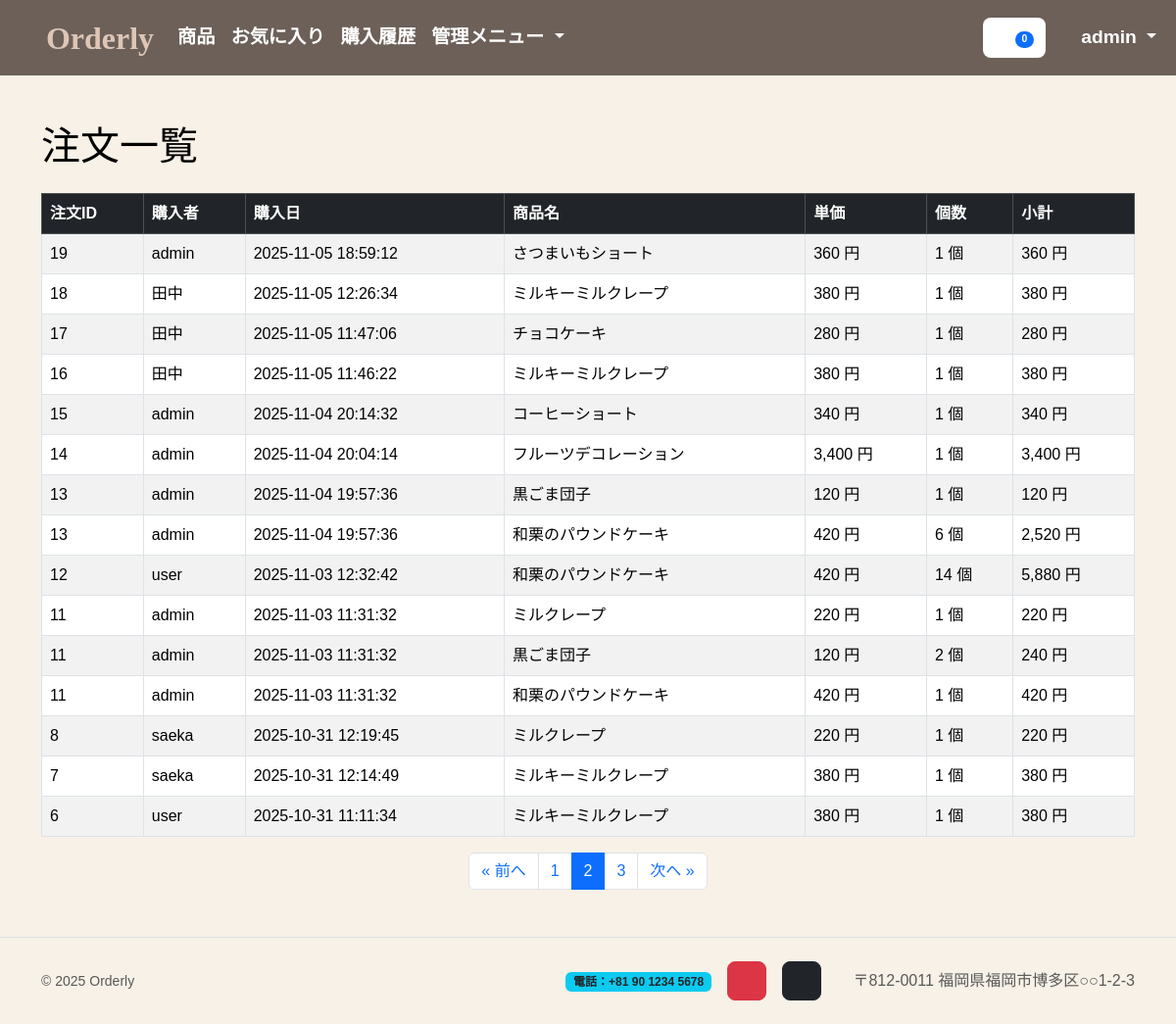
/orders-details.php?page=2 (signed in), run on the app's committed database.
### tables this page shows
CREATE TABLE `purchase` (
    `id` int NOT NULL,
    `customer_id` int NOT NULL,
    `created_at` datetime NOT NULL DEFAULT CURRENT_TIMESTAMP
);

CREATE TABLE `customer` (
    `id` int NOT NULL,
    `name` varchar(100) NOT NULL,
    `address` varchar(200) NOT NULL,
    `login` varchar(100) NOT NULL,
    `role` varchar(20) NOT NULL DEFAULT 'user',
    `password` varchar(255) NOT NULL,
    `created_at` datetime NOT NULL DEFAULT CURRENT_TIMESTAMP
);

CREATE TABLE `product` (
    `id` int NOT NULL,
    `name` varchar(100) NOT NULL,
    `category` varchar(50) NOT NULL DEFAULT 'その他',
    `price` int NOT NULL,
    `image_url` varchar(255) DEFAULT NULL,
    `description` text,
    `is_recommended` tinyint(1) NOT NULL DEFAULT '0',
    `created_at` datetime NOT NULL DEFAULT CURRENT_TIMESTAMP,
    `updated_at` datetime NOT NULL DEFAULT CURRENT_TIMESTAMP ON UPDATE CURRENT_TIMESTAMP
);

CREATE TABLE `purchase_detail` (
    `purchase_id` int NOT NULL,
    `product_id` int NOT NULL,
    `count` int NOT NULL
);

### orders-details.php (the view, shortened to what this page needs)
<?php
require_once 'header.php';
$pdo = db();
$perPage = 15;
$page = isset($_GET['page']) ? max(1, (int)$_GET['page']) : 1;
$offset = ($page - 1) * $perPage;
$sqlCount = "
SELECT COUNT(*)
FROM purchase pu
JOIN purchase_detail pd ON pu.id = pd.purchase_id
";
$totalRows = (int)$pdo->query($sqlCount)->fetchColumn();
$totalPages = max(1, (int)ceil($totalRows / $perPage));
$sql = "
SELECT
    pu.id AS purchase_id,
    pu.created_at,
    c.name AS customer_name,
    p.name AS product_name,
    p.price,
    pd.count,
    (p.price * pd.count) AS subtotal
FROM purchase pu
JOIN customer c ON pu.customer_id = c.id
JOIN purchase_detail pd ON pu.id = pd.purchase_id
JOIN product p ON pd.product_id = p.id
ORDER BY pu.created_at DESC, pu.id DESC
LIMIT :limit OFFSET :offset
";
$st = $pdo->prepare($sql);
$st->bindValue(':limit', $perPage, PDO::PARAM_INT);
$st->bindValue(':offset', $offset, PDO::PARAM_INT);
$st->execute();
$orders = $st->fetchAll();
?>
<div class="container mt-5">
    <h1 class="mb-4">注文一覧</h1>
    <table class="table table-bordered table-striped">
        <thead class="table-dark">
            <tr>
                <th>注文ID</th>
                <th>購入者</th>
                <th>購入日</th>
                <th>商品名</th>
                <th>単価</th>
                <th>個数</th>
                <th>小計</th>
            </tr>
        </thead>
        <tbody>
            <?php foreach ($orders as $o): ?>
                <tr>
                    <td><?= htmlspecialchars($o['purchase_id']) ?></td>
                    <td><?= htmlspecialchars($o['customer_name']) ?></td>
                    <td><?= htmlspecialchars($o['created_at']) ?></td>
                    <td><?= htmlspecialchars($o['product_name']) ?></td>
                    <td><?= number_format($o['price']) ?> 円</td>
                    <td><?= number_format($o['count']) ?> 個</td>
                    <td><?= number_format($o['subtotal']) ?> 円</td>
                </tr>
            <?php endforeach; ?>
        </tbody>
    </table>
    <nav class="mt-3">
        <ul class="pagination justify-content-center">
            <li class="page-item <?= $page <= 1 ? 'disabled' : '' ?>">
                <a class="page-link" href="?page=<?= $page - 1 ?>">« 前へ</a>
            </li>
            <?php for ($i = 1; $i <= $totalPages; $i++): ?>
                <li class="page-item <?= $i == $page ? 'active' : '' ?>">
                    <a class="page-link" href="?page=<?= $i ?>"><?= $i ?></a>
                </li>
            <?php endfor; ?>
            <li class="page-item <?= $page >= $totalPages ? 'disabled' : '' ?>">
                <a class="page-link" href="?page=<?= $page + 1 ?>">次へ »</a>
            </li>
        </ul>
    </nav>
</div>
<?php require_once 'footer.php'; ?>

### header.php (style rules this page uses)
body { margin: 0; padding: 0; font-family: 'Noto Sans JP', sans-serif; background-color: #F8F1E7; color: #000000ff; }
a { color: inherit; text-decoration: none; }

### data on the page
purchase: id "19", customer.name "admin", created_at "2025-11-05 18:59:12", product.name "さつまいもショート", product.price "360", purchase_detail.count "1", subtotal "360"
purchase: id "18", customer.name "田中", created_at "2025-11-05 12:26:34", product.name "ミルキーミルクレープ", product.price "380", purchase_detail.count "1", subtotal "380"
purchase: id "17", customer.name "田中", created_at "2025-11-05 11:47:06", product.name "チョコケーキ", product.price "280", purchase_detail.count "1", subtotal "280"
purchase: id "16", customer.name "田中", created_at "2025-11-05 11:46:22", product.name "ミルキーミルクレープ", product.price "380", purchase_detail.count "1", subtotal "380"
purchase: id "15", customer.name "admin", created_at "2025-11-04 20:14:32", product.name "コーヒーショート", product.price "340", purchase_detail.count "1", subtotal "340"
purchase: id "14", customer.name "admin", created_at "2025-11-04 20:04:14", product.name "フルーツデコレーション", product.price "3,400", purchase_detail.count "1", subtotal "3,400"
purchase: id "13", customer.name "admin", created_at "2025-11-04 19:57:36", product.name "黒ごま団子", product.price "120", purchase_detail.count "1", subtotal "120", product.name "和栗のパウンドケーキ", product.price "420", purchase_detail.count "6", subtotal "2,520"
purchase: id "12", customer.name "user", created_at "2025-11-03 12:32:42", product.name "和栗のパウンドケーキ", product.price "420", purchase_detail.count "14", subtotal "5,880"
purchase: id "11", customer.name "admin", created_at "2025-11-03 11:31:32", product.name "ミルクレープ", product.price "220", purchase_detail.count "1", subtotal "220", product.name "黒ごま団子", product.price "120", purchase_detail.count "2", subtotal "240", product.name "和栗のパウンドケーキ", product.price "420", subtotal "420"
purchase: id "8", customer.name "saeka", created_at "2025-10-31 12:19:45", product.name "ミルクレープ", product.price "220", purchase_detail.count "1", subtotal "220"
purchase: id "7", customer.name "saeka", created_at "2025-10-31 12:14:49", product.name "ミルキーミルクレープ", product.price "380", purchase_detail.count "1", subtotal "380"
purchase: id "6", customer.name "user", created_at "2025-10-31 11:11:34", product.name "ミルキーミルクレープ", product.price "380", purchase_detail.count "1", subtotal "380"

### other printed values
cart_count() "0"
$me['name'] "admin"
